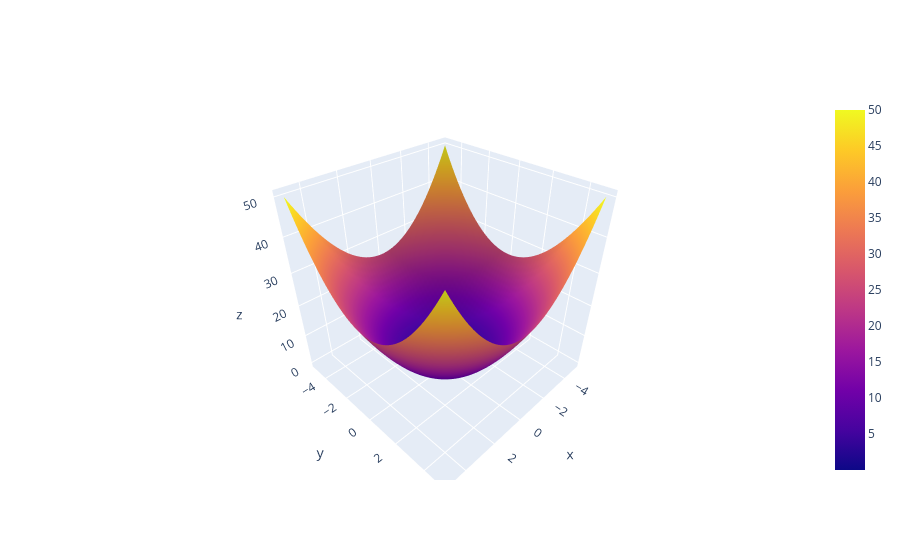

Write notebook code for a chart like this one.
### Code cell
import numpy as np
import plotly.graph_objects as go

x = np.linspace(-5, 5, 50)
y = np.linspace(-5, 5, 50)
X, Y = np.meshgrid(x, y)
Z = X**2 + Y**2

fig = go.Figure(data=[go.Surface(x=X, y=Y, z=Z)])
fig.show()

### Figure 1 — Plotly figure (JSON) as saved in the notebook; plotly's stock layout.template omitted (floating-point values rounded to 4 significant figures; data arrays with more than 128 entries replaced by an {"elided": "..."} marker saying what was removed)
{"data": [{"type": "surface", "x": {"elided": "50x50 float values"}, "y": {"elided": "50x50 float values"}, "z": {"elided": "50x50 float values"}}], "layout": {}}
